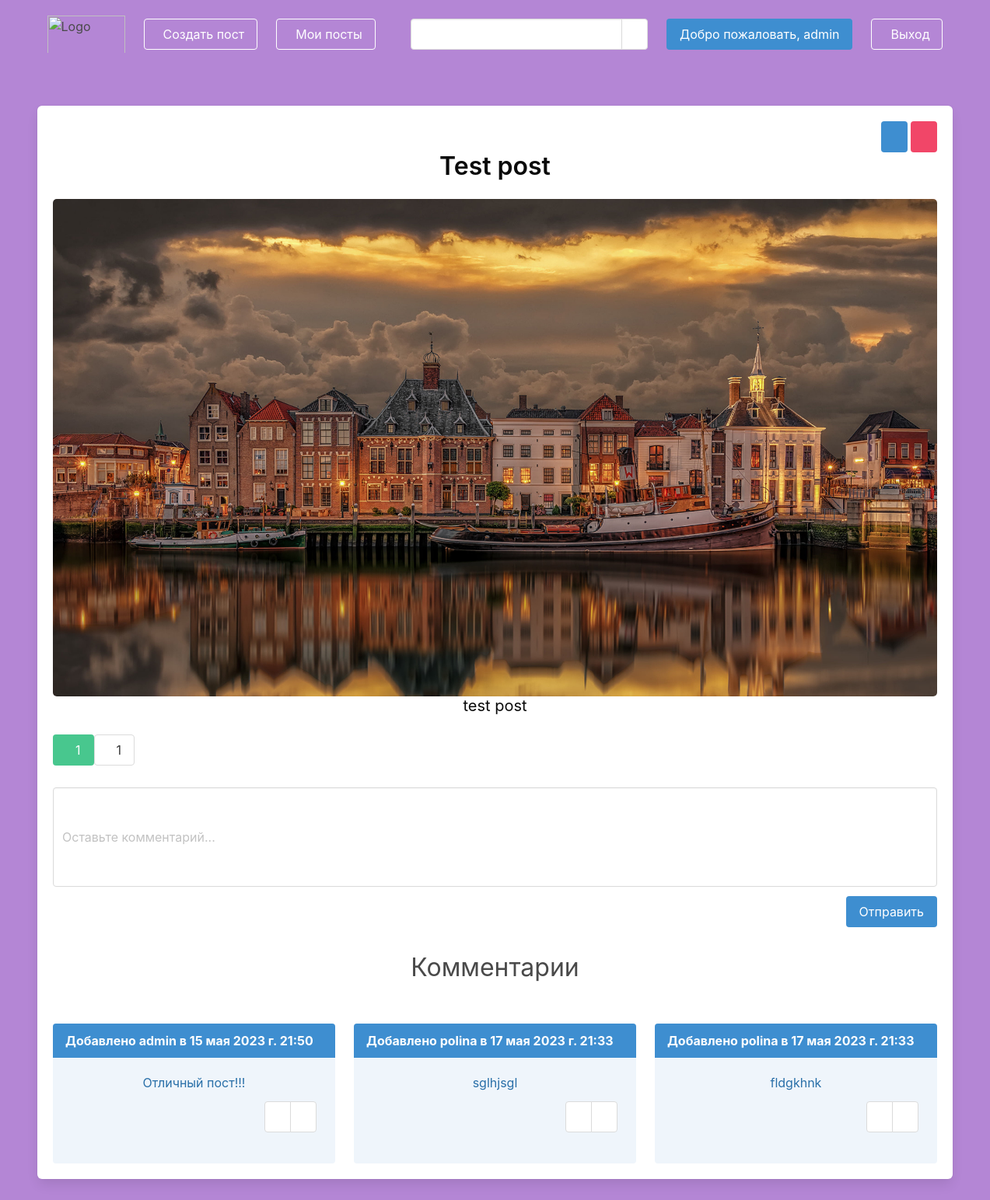
The page /blog/post/test-post (signed in) on the database its author committed.
### blog/models.py (models this page shows, shortened)
class Post(models.Model):
    title = models.CharField(max_length=255)
    text = models.TextField()
    slug = models.SlugField(unique=True)
    date = models.DateField(auto_now=True)
    author = models.ForeignKey(User, on_delete=models.CASCADE)
    image = models.ImageField(default='image.jpg', blank=True)
    likes = models.ManyToManyField(User, related_name='likes')
    dislikes = models.ManyToManyField(User, related_name='dislikes')
    def __str__(self):
        return self.title
    def likes_counter(self):
        return self.likes.count()
    def dislikes_counter(self):
        return self.dislikes.count()

class Comment(models.Model):
    post = models.ForeignKey(Post, on_delete=models.CASCADE)
    user = models.ForeignKey(User, on_delete=models.CASCADE)
    body = models.TextField()
    date = models.DateTimeField(auto_now_add=True)

### blog/views.py (the view)
# urls.py: path('post/<slug>', views.post, name='post'),
@login_required(login_url='/users/log_in')
def post(request, slug):
    post_detail = Post.objects.get(slug=slug)
    form = CommentForm(request.POST or None)
    if request.method == 'POST' and form.is_valid():
        instance = form.save(commit=False)
        instance.user = request.user
        instance.post = post_detail
        instance.save()
        return redirect('blog:post', slug=slug)
    return render(request, 'post.html', {'post': post_detail, 'form': form})

### blog/forms.py
class CommentForm(forms.ModelForm):
    body = forms.CharField(widget=forms.TextInput(attrs={
        'class': 'textarea',
        'size': '40',
        'placeholder': 'Оставьте комментарий...',
    }))
    class Meta:
        model = Comment
        fields = ['body', ]

### blog/templates/post.html (shortened to what this page needs)
{% extends 'base_layout.html' %}
{% load static from static %}
{% block content %}
<div class="box has-text-centered" style="min-width: 100% ">
    <div class="has-text-right">
        {% if user == post.author %}
        <a href="{% url 'blog:edit_post' post.slug %}" class="button is-info">
        </a>
        <a href="{% url 'blog:delete_post' post.slug %}" class="button is-danger">
        </a>
        {% endif %}
    </div>
    <div class="title has-text-black">
        {{post}}
    </div>
    {% if post.image %}
    <img src="{{post.image.url}}" alt="" class="image is-centered post-image">
    {% else %}
    <img src="{% static 'images/image.jpg' %}" alt="" class="image is-centered post-image">
    {% endif %}
    <div class="subtitle has-text-black">
        {{post.text}}
    </div>
    <div class="columns is-gapless my-3">
        <form method="post" class="has-text-right" action="{% url 'blog:like' post.slug %}">
            <button class="button  {% if user in post.likes.all %} is-success {% endif %} " type="submit">
                <span class="ml-3">
                    {{ post.likes_counter }}
                </span>
            </button>
        </form>
        <form method="post" class="has-text-right" action="{% url 'blog:dislike' post.slug %}">
            <button class=" button {% if user in post.dislikes.all %} is-danger {% endif %} " type="submit">
                <span class="ml-3">
                    {{ post.dislikes_counter }}
                </span>
            </button>
        </form>
    </div>
    <form method="post" enctype="multipart/form-data" class="comment has-text-right">
        {{form}}
        <button class="button is-info my-3">
            Отправить
        </button>
    </form>
    {% if not post.comment_set.all %}
    <div class="has-text-centered has-text-grey-light subtitle is-6 my-4">
        0 комментариев
    </div>
    {% else %}
    <p class="has-text-centered is-size-3 mb-6">
        Комментарии
    </p>
    <div class="columns is-multiline">
        {% for comment in post.comment_set.all %}
        <div class="column is-4">
            <article class="message is-info">
                <div class="message-header">
                    Добавлено {{comment.user}} в {{comment.date}}
                </div>
                <div class="message-body">
                    {{comment.body}}
                    <div class="buttons has-addons my-3 is-right">
                        <a href="{% url 'blog:comment_delete' comment.pk %}" class="button is-multiline">
                        </a>
                        <a href="{% url 'blog:comment_edit' comment.pk %}" class="button is-multiline">
                        </a>
                    </div>
                </div>
            </article>
        </div>
        {% endfor %}
    </div>
    {% endif %}
</div>
{% endblock %}

### blog/templates/base_layout.html (shortened to what this page needs)
{% load static from static %}
<html lang="en">
<head>
    <link rel="stylesheet" href="{% static 'bulma.css' %}">
    <link rel="stylesheet" href="{% static 'style.css' %}">
</head>
<body>
<section class="hero is-fullheight" style="background-color: #b486d5">
    {% if user.is_authenticated %}
    <div class="hero-head">
        <nav class="navbar">
            <div class="container">
                <div class="navbar-brand">
                    <a class="navbar-item" href="{% url 'blog:home' %}">
                        <img src="https://svgsilh.com/svg_v2/606684.svg" alt="Logo"
                             style="height: 50px; width: 100px; max-height: 3rem">
                    </a>
                </div>
                <div id="navbarMenuHeroA" class="navbar-menu">
                    <div class="navbar-start">
                        <span class="navbar-item">
                            <a href="{% url 'blog:create' %}" class="button is-info is-outlined is-inverted">
                                <span class="content">Создать пост</span>
                            </a>
                        </span>
                        <span class="navbar-item">
                            <a href="{% url 'blog:myposts' %}" class="button is-info is-outlined is-inverted">
                                <span class="content">Мои посты</span>
                            </a>
                        </span>
                    </div>
                    <div class="navbar-end">
                        <span class="navbar-item">
                            <form method="get" class="mt-4">
                                <div class="field has-addons">
                                    <div class="control">
                                        <input type="search" name="search" class="input">
                                    </div>
                                    <div class="control">
                                        <button type="submit" class="button">
                                        </button>
                                    </div>
                                </div>
                            </form>
                        </span>
                        <span class="navbar-item">
                            <a href="" class="button is-info">
                            Добро пожаловать, {{ request.user }}
                            </a>
                        </span>
                        <span class="navbar-item">
                              <a href="{% url 'users:log_out' %}" class="button is-info is-outlined is-inverted">
                                  <span class="content">Выход</span>
                              </a>
                        </span>
                    </div>
                </div>
            </div>
        </nav>
    </div>
    {% endif %}
    <div class="hero-body">
        {% block content %}
        {% endblock %}
    </div>
</section>
</body>
</html>

### static/style.css (style rules this page uses)
.post-image { min-width: 100%; border-radius: 5px; }

### rows shown on the page
Post: title "Test post", image (picture), text "test post", likes_counter "1", dislikes_counter "1"
Comment: user "admin", date "15 мая 2023 г. 21:50", body "Отличный пост!!!"
Comment: user "polina", date "17 мая 2023 г. 21:33", body "sglhjsgl"
Comment: user "polina", date "17 мая 2023 г. 21:33", body "fldgkhnk"

### other values the page prints
{{ request.user }} "admin"
